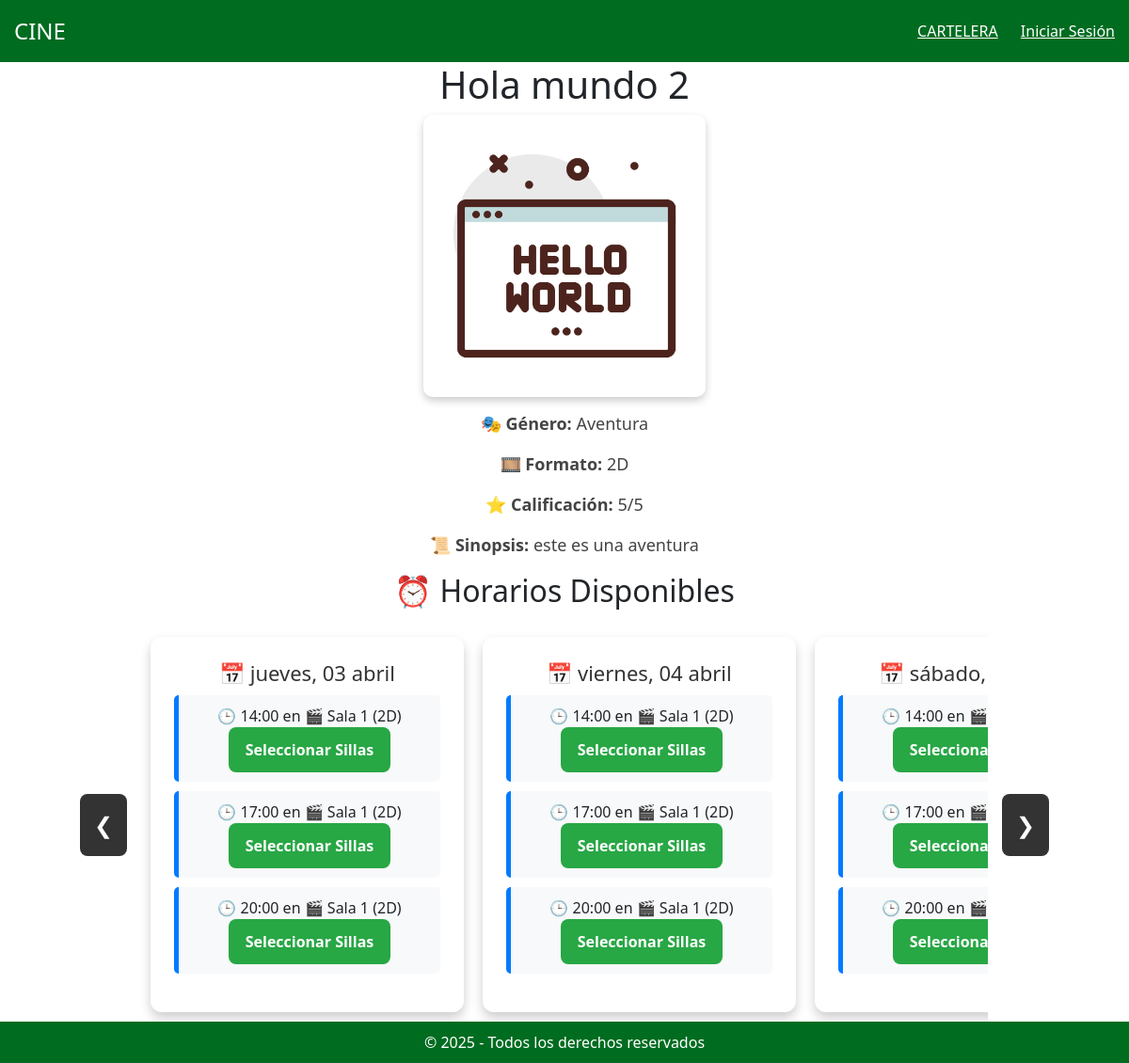
Page /usuarios/pelicula/8/ on the committed database.
### usuarios/models.py (models this page shows, shortened)
class Pelicula(models.Model):
    id_pelicula = models.AutoField(primary_key=True)
    titulo = models.CharField(max_length=200)
    imagen = models.ImageField(upload_to='peliculas/')
    sinopsis = models.TextField(default="Sinopsis no disponible.")
    genero = models.CharField(max_length=100)
    formato = models.CharField(max_length=50)  # 2D, 3D, 4DX
    estreno = models.BooleanField(default=False)
    preventa = models.BooleanField(default=False)
    trailer_url = models.URLField()
    calificacion = models.IntegerField(default=0)  # de 1 a 5 estrellas
    sala = models.ForeignKey(Sala, on_delete=models.SET_NULL, related_name="peliculas", null=True, blank=True)

class Horario(models.Model):
    id_horario = models.AutoField(primary_key=True)
    pelicula = models.ForeignKey(Pelicula, on_delete=models.CASCADE, related_name="horarios")
    sala = models.ForeignKey(Sala, on_delete=models.CASCADE, related_name="horarios")
    fecha = models.DateField()
    hora = models.TimeField()

class Sala(models.Model):
    TIPO_SALA_CHOICES = [
        ('2D', '2D'),
        ('3D', '3D'),
        ('IMAX', 'IMAX'),
        ('VIP', 'VIP'),
    ]
    id_sala = models.AutoField(primary_key=True)
    nombre = models.CharField(max_length=50, unique=True)  # Ejemplo: "Sala 1", "Sala VIP"
    tipo_sala = models.CharField(max_length=10, choices=TIPO_SALA_CHOICES, default='2D')
    capacidad = models.PositiveIntegerField(default=100)  # Asientos disponibles
    filas = models.PositiveIntegerField(default=10)  # Para la distribución visual
    columnas = models.PositiveIntegerField(default=10)  # Para la distribución visual
    def __str__(self):
        return f"{self.nombre} ({self.tipo_sala})"

### usuarios/views.py (the view)
# urls.py: path('pelicula/<int:id_pelicula>/', detalle_pelicula, name='detalle_pelicula'),
def detalle_pelicula(request, id_pelicula):
    pelicula = get_object_or_404(Pelicula, id_pelicula=id_pelicula)
    hoy = datetime.now().date()
    fechas_disponibles = [hoy + timedelta(days=i) for i in range(7)]
    horarios = Horario.objects.filter(pelicula=pelicula, fecha__range=(hoy, fechas_disponibles[-1])).order_by('fecha', 'hora')
    horarios_por_dia = {fecha: [] for fecha in fechas_disponibles}
    for horario in horarios:
        if horario.fecha in horarios_por_dia:
            horarios_por_dia[horario.fecha].append(horario)
    return render(request, 'usuarios/detalle_pelicula.html', {
        'pelicula': pelicula,
        'horarios_por_dia': horarios_por_dia
    })

### usuarios/templates/usuarios/detalle_pelicula.html (shortened to what this page needs)
{% extends 'base.html' %}
{% load static %}
{% block content %}
<div class="pelicula-detalle">
    <h1>{{ pelicula.titulo }}</h1>
    <img src="{{ pelicula.imagen.url }}" alt="{{ pelicula.titulo }}" class="pelicula-imagen">
    <div class="pelicula-info">
        <p><strong>🎭 Género:</strong> {{ pelicula.genero }}</p>
        <p><strong>🎞️ Formato:</strong> {{ pelicula.formato }}</p>
        <p><strong>⭐ Calificación:</strong> {{ pelicula.calificacion }}/5</p>
        <p><strong>📜 Sinopsis:</strong> {{ pelicula.sinopsis }}</p>
    </div>
</div>
<h2 class="text-center">⏰ Horarios Disponibles</h2>
<div class="carousel-container">
    <button class="prev" onclick="moverIzquierda()">❮</button>
    <div class="horarios-wrapper">
        <div class="horarios-lista">
            {% for fecha, horarios in horarios_por_dia.items %}
                <div class="horario-card">
                    <h3>📅 {{ fecha|date:"l, d F" }}</h3>
                    <ul>
                        {% for horario in horarios %}
                            <li>
                                🕒 {{ horario.hora }} en 🎬 {{ horario.sala }}
                                <br>
                                <a href="{% url 'seleccionar_sillas' horario.id_horario %}" class="boton-seleccionar">Seleccionar Sillas</a>
                            </li>
                        {% endfor %}
                    </ul>
                </div>
            {% endfor %}
        </div>
    </div>
    <button class="next" onclick="moverDerecha()">❯</button>
</div>
{% endblock %}

### usuarios/static/usuarios/css/cartelera.css (style rules this page uses)
h3 { margin: 15px 0 10px; font-size: 18px; }

### usuarios/static/usuarios/css/detalle.css (style rules this page uses)
.pelicula-detalle { text-align: center; }
.pelicula-imagen { max-width: 300px; border-radius: 10px; box-shadow: 0 4px 8px rgba(0, 0, 0, 0.2); margin-bottom: 15px; }
.pelicula-info { font-size: 18px; line-height: 1.5; color: #444; }
.horarios-lista { list-style: none; padding: 0; }
.horarios-lista li { background: #f8f9fa; padding: 10px; margin-bottom: 10px; border-radius: 5px; border-left: 5px solid #007bff; }
.boton-seleccionar { display: inline-block; background: #007bff; color: white; padding: 5px 10px; text-decoration: none; border-radius: 5px; font-weight: bold; }

### usuarios/templates/usuarios/detalle_pelicula.html (style rules this page uses)
.carousel-container { display: flex; align-items: center; justify-content: center; gap: 15px; margin-top: 20px; }
.horarios-wrapper { overflow: hidden; width: 75%; max-width: 900px; }
.horarios-lista { display: flex; transition: transform 0.5s ease-in-out; }
.horario-card { background: #fff; padding: 25px; border-radius: 12px; box-shadow: 0 6px 12px rgba(0, 0, 0, 0.2); text-align: center; min-width: 37%; max-width: 37%; flex: 0 0 37%; margin: 10px; font-size: 18px; }
.horario-card h3 { color: #333; font-size: 22px; margin-bottom: 10px; }
.horario-card ul { list-style: none; padding: 0; }
.horario-card li { margin: 10px 0; font-size: 16px; }
.boton-seleccionar { display: inline-block; padding: 12px 18px; background: #28a745; color: white; text-decoration: none; border-radius: 8px; font-size: 16px; font-weight: bold; }
.prev, .next { background-color: #333; color: white; border: none; padding: 15px; cursor: pointer; font-size: 24px; border-radius: 8px; }

### rows in the picture
Pelicula: titulo "Hola mundo 2", imagen (picture), genero "Aventura", formato "2D", calificacion "5", sinopsis "este es una aventura"
Horario: fecha "jueves, 03 abril", hora "14:00", sala "Sala 1 (2D)"
Horario: hora "17:00", sala "Sala 1 (2D)"
Horario: hora "20:00", sala "Sala 1 (2D)"
Horario: fecha "viernes, 04 abril", hora "14:00", sala "Sala 1 (2D)"
Horario: hora "17:00", sala "Sala 1 (2D)"
Horario: hora "20:00", sala "Sala 1 (2D)"
Horario: fecha "sábado,…", hora "14:00"
Horario: hora "17:00"
Horario: hora "20:00"
